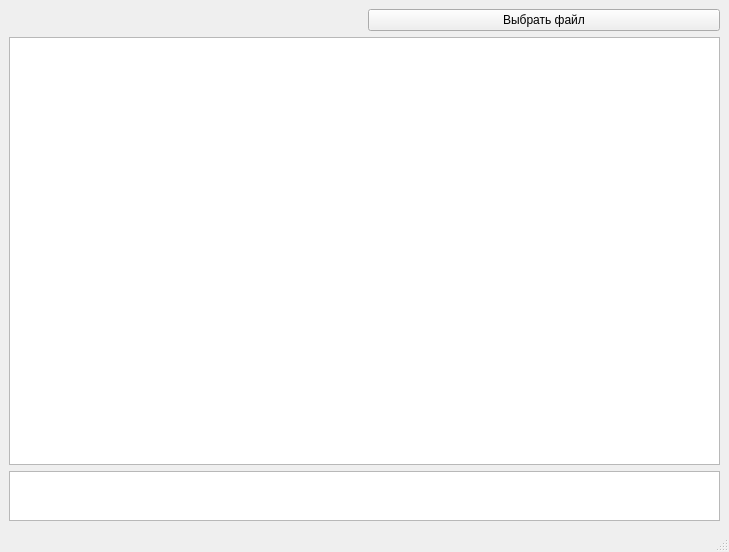
<?xml version="1.0" encoding="UTF-8"?>
<ui version="4.0">
 <class>MainWindow</class>
 <widget class="QMainWindow" name="MainWindow">
  <property name="geometry">
   <rect>
    <x>0</x>
    <y>0</y>
    <width>729</width>
    <height>552</height>
   </rect>
  </property>
  <property name="windowTitle">
   <string>MainWindow</string>
  </property>
  <widget class="QWidget" name="centralwidget">
   <layout class="QGridLayout" name="gridLayout_2">
    <item row="0" column="0">
     <layout class="QGridLayout" name="gridLayout">
      <item row="0" column="0">
       <widget class="QLabel" name="lbl_FilePath">
        <property name="text">
         <string/>
        </property>
       </widget>
      </item>
      <item row="1" column="0" colspan="2">
       <widget class="CodeEditor" name="lbl_json">
        <property name="readOnly">
         <bool>true</bool>
        </property>
       </widget>
      </item>
      <item row="0" column="1">
       <widget class="QPushButton" name="btn_ChooseFile">
        <property name="text">
         <string>Выбрать файл</string>
        </property>
       </widget>
      </item>
      <item row="2" column="0" colspan="2">
       <widget class="QTextEdit" name="lbl_error">
        <property name="maximumSize">
         <size>
          <width>16777215</width>
          <height>50</height>
         </size>
        </property>
        <property name="readOnly">
         <bool>true</bool>
        </property>
       </widget>
      </item>
     </layout>
    </item>
   </layout>
  </widget>
  <widget class="QMenuBar" name="menubar">
   <property name="geometry">
    <rect>
     <x>0</x>
     <y>0</y>
     <width>729</width>
     <height>24</height>
    </rect>
   </property>
  </widget>
  <widget class="QStatusBar" name="statusbar"/>
 </widget>
 <customwidgets>
  <customwidget>
   <class>CodeEditor</class>
   <extends>QTextEdit</extends>
   <header>codeeditor.h</header>
  </customwidget>
 </customwidgets>
 <resources/>
 <connections/>
</ui>
